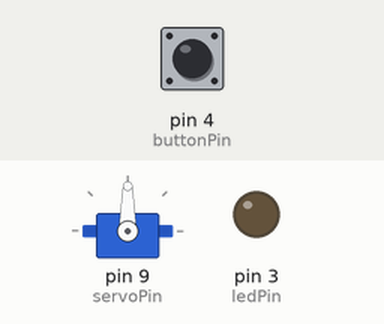
Bench run of a sketch on a simulated Arduino Uno, built with avr-gcc and run on an emulated ATmega328P. Shown: servo, output pins drawn as LEDs (lit = HIGH). Inputs (shaded band) come from the test bench; at power-on: pin 4 (buttonPin) LOW.

Above: at 1.2 s.
1.3 s: pin 4 (buttonPin) pulled HIGH for 0.15 s
At 1.45 s:
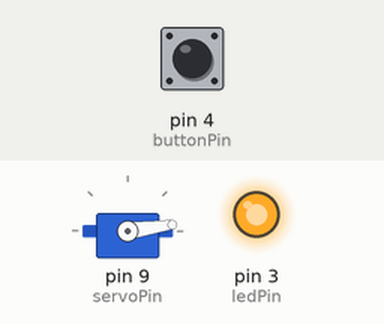
At 5.2 s:
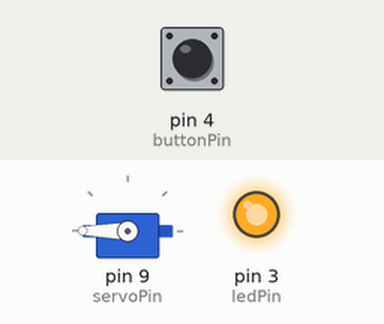
Timing chart, 0 to 10.3 s (numbered marks = the images above; inputs shaded):
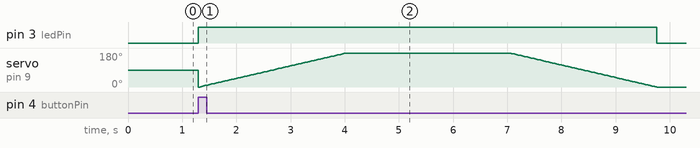

The sketch:

sweepButton.ino
```cpp
#include <Servo.h>

Servo myservo;

const int buttonPin = 4;
const int servoPin = 9;
const int ledPin =  3;

int buttonState = 0;
int pos = 0; // servo position
int delayTime = 3000; // time for boba to come out

void setup() {
  pinMode(ledPin, OUTPUT);
  pinMode(buttonPin, INPUT);
  myservo.attach(servoPin);
}

void sweep() {
  for (pos = 0; pos <= 180; pos += 1) {
    myservo.write(pos);
    delay(15);
  }
  delay(delayTime);
  for (pos = 180; pos >= 0; pos -= 1) {
    myservo.write(pos);
    delay(15);
  }
}

void loop() {
  buttonState = digitalRead(buttonPin);

  if (buttonState == HIGH) {
    digitalWrite(ledPin, HIGH); // turn LED on if button pressed
    sweep();
  } else {
    digitalWrite(ledPin, LOW); // turn LED off
  }


}
```

Measured:
- after the input at 1.3 s, pin 3 (ledPin): LOW → HIGH at once, → LOW 8.5 s later
